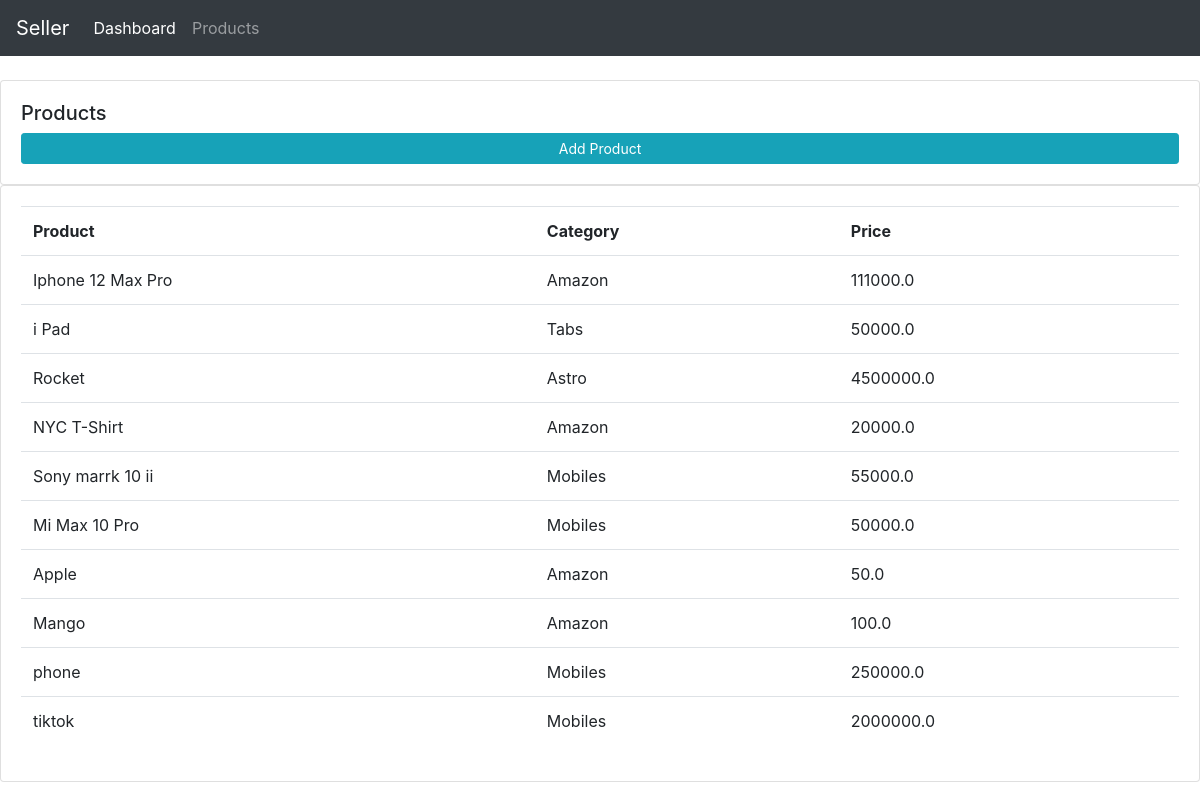
Page /products on the committed database.
### accounts/models.py (models this page shows, shortened)
class Product_model(models.Model):
    CATEGORY = (
            ('Astro','Astro'),
            ('Amazon','Amazon'),
			('Mobiles', 'Mobiles'),
			('Laptops', 'Laptops'),
			('Tabs', 'Tabs'),
			)
    name = models.CharField(max_length=200, null=True)
    price = models.FloatField(null=True)
    category = models.CharField(max_length=200, null=True, choices=CATEGORY)
    description = models.CharField(max_length=200, null=True)
    date_created=models.DateTimeField(auto_now_add=True,null=True)
    tags=models.ManyToManyField(tag_model)

### accounts/views.py (the view)
# urls.py: path('products', views.products,name='products'),
def products(request):
    products_info=Product_model.objects.all()
    context={'products_info':products_info}
    return render(request,'accounts/products.html',context)

### accounts/templates/accounts/products.html (shortened to what this page needs)
{% extends 'accounts/navbar.html'%}
{% load static %}
   {% block content %}
   <br>
  <div class="row">
    <div class="col-md">
      <div class="card card-body">
        <h5>Products</h5>
         <a class ='btn btn-sm btn-info' href="{% url 'add_product' %}">Add Product</a>
      </div>
      <div class="card card-body">
        <table class="table">
          <tr>
            <th>Product</th>
            <th>Category</th>
            <th>Price</th>
          </tr>
            {% for i in products_info %}
            <tr>
              <td>{{i.name}}</td>
              <td>{{i.category}}</td>
              <td>{{i.price}}</td>
            </tr>
            {% endfor %}
        </table>
      </div>
    </div>
  </div>
    {% endblock %}

### accounts/templates/accounts/navbar.html (shortened to what this page needs)
<!DOCTYPE html>
<html lang="en" dir="ltr">
  <head>
    <link rel="stylesheet" href="https://stackpath.bootstrapcdn.com/bootstrap/4.3.1/css/bootstrap.min.css">
  </head>
  <body>
    <nav class="navbar navbar-expand-lg navbar-dark bg-dark">
    <a class="navbar-brand" href="#">Seller</a>
    <div class="collapse navbar-collapse" id="navbarNavDropdown">
      <ul class="navbar-nav">
        <li class="nav-item active">
          <a class="nav-link" href="/">Dashboard</a>
        </li>
        <li class="nav-item">
          <a class="nav-link" href="{% url 'products'%}">Products</a>
        </li>
      </ul>
    </div>
  </nav>
  {%block content%}
  {% endblock %}
  </body>
</html>

### rows in the picture
Product_model: name "Iphone 12 Max Pro", category "Amazon", price "111000.0"
Product_model: name "i Pad", category "Tabs", price "50000.0"
Product_model: name "Rocket", category "Astro", price "4500000.0"
Product_model: name "NYC T-Shirt", category "Amazon", price "20000.0"
Product_model: name "Sony marrk 10 ii", category "Mobiles", price "55000.0"
Product_model: name "Mi Max 10 Pro", category "Mobiles", price "50000.0"
Product_model: name "Apple", category "Amazon", price "50.0"
Product_model: name "Mango", category "Amazon", price "100.0"
Product_model: name "phone", category "Mobiles", price "250000.0"
Product_model: name "tiktok", category "Mobiles", price "2000000.0"
